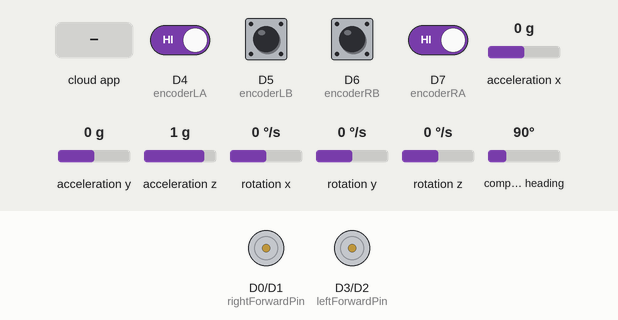
Simulated run of this sketch. Board: Arduino MKR. Parts: motor-driver pin pairs drawn as motors (green arrow = first pin HIGH = forward, orange = second pin HIGH = backward, longer = more drive, scaled by the enable pin). The inputs (shaded band) are chosen by the test bench; at power-on: D4 (encoderLA), D5 (encoderLB), D6 (encoderRB), D7 (encoderRA) HIGH, acceleration x 0 g, acceleration y 0 g, acceleration z 1 g, rotation x 0 °/s, rotation y 0 °/s, rotation z 0 °/s, compass heading 90°. WiFi joins after 1.5 s; servers stay silent unless stated; the ROS host is connected and sends only what is stated.

Above: at 5.8 s.
5.9 s: the phone or cloud app sets linear.x to -100
7.4 s: the phone or cloud app sets angular.z to -100
At 7.8 s:
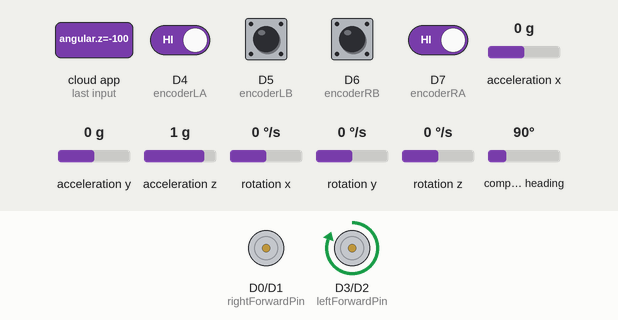
9.0 s: the phone or cloud app sets linear.x to 0
10.6 s: the phone or cloud app sets angular.z to 100
At 11.6 s:
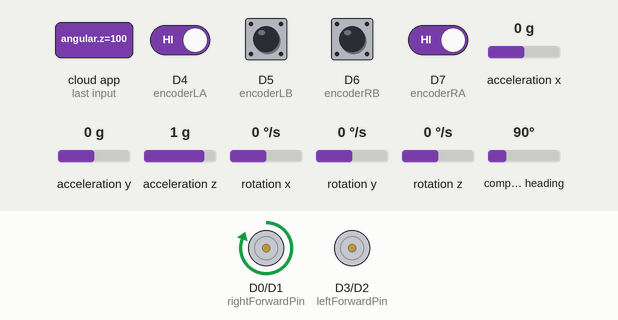
12.2 s: the phone or cloud app sets linear.x to 100
13.7 s: the phone or cloud app sets angular.z to -100
At 14.7 s:
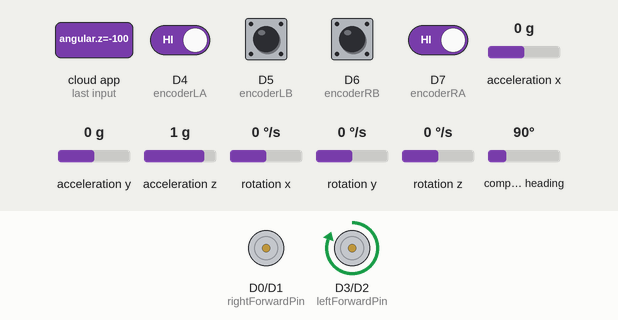
Timing chart, 0 to 16.2 s (numbered marks = the images above; inputs shaded):
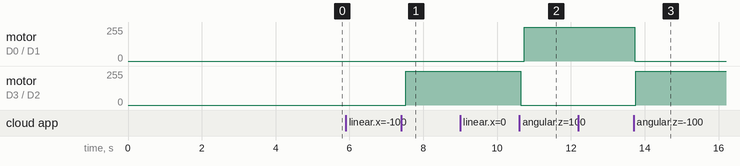

Measured:
- after the input at 7.4 s, motor on D3 (leftForwardPin) / D2 (leftBackwardPin): stopped → forward 255/255 after 0.13 s
- after the input at 10.6 s, motor on D0 (rightForwardPin) / D1 (rightBackwardPin): stopped → forward 255/255 after 0.13 s; motor on D3 (leftForwardPin) / D2 (leftBackwardPin): forward 255/255 → stopped at once
- after the input at 13.7 s, motor on D0 (rightForwardPin) / D1 (rightBackwardPin): forward 255/255 → stopped at once; motor on D3 (leftForwardPin) / D2 (leftBackwardPin): stopped → forward 255/255 after 0.06 s

The sketch:

firmware.ino
```cpp
/*
   rosserial Planar Odometry Example
*/
//#define USE_USBCON              //only for serial connection (in this case we used wifi)
#include <ros.h>
#include <ros/time.h>
#include <geometry_msgs/Twist.h>
#include <geometry_msgs/Pose2D.h>
#include <sensor_msgs/Range.h>
#include <Wire.h>
#include <QuadratureEncoder.h>
#include <Odometer.h>
#include <math.h>
#include <Adafruit_Sensor.h>
#include <Adafruit_BNO055.h>
#include <utility/imumaths.h>
#include <Scheduler.h>
#include <Arduino.h>
#include <SPI.h>
#include <WiFi101.h>

const char ssid[] = "SSID";     // your network SSID (name)
const char pass[] = "PASS";   // your network password


//--------tcp-ip-setup---------------
IPAddress server(192, 168, 1, 2);         //ros masters ip
WiFiClient client;

class WiFiHardware{
  public:
  WiFiHardware(){};
  void init(){
    // TCP server/client setup
    client.connect(server, 11411);
  }
  // read a byte from the serial port. (-1 = failure)
  int read(){
    // implemention of this method so that it reads a byte from the TCP connection and returns it
    return client.read();
  }
  // write data to the connection to ROS
  void write(uint8_t* data, int length){
    // implemention of this so that it takes the arguments and writes them to the TCP connection
    for(int i=0; i<length; i++)
      client.write(data[i]);
  }
  // returns milliseconds since start of program
  unsigned long time(){
     return millis();
  }
};

/*
   ------------general variables--
*/
//motor controller pin setup
const int leftForwardPin = 3;
const int leftBackwardPin = 2;
const int rightForwardPin = 0;
const int rightBackwardPin = 1;
const int leftMotorPwm = 18;
const int rightMotorPwm = 19;
//encoder pin setup
const int encoderLA = 4;
const int encoderLB = 5;
const int encoderRA = 7;
const int encoderRB = 6;
//ulrasonic modules pin setup
const int leftUTrigPin = 13;
const int leftUEchoPin = 14;
const int rightUTrigPin = 21;
const int rightUEchoPin = 20;
//bno055 setup
Adafruit_BNO055 bno = Adafruit_BNO055(55);
imu::Vector<3> gyro;
const int bnoRstPin = 8;
//localizaton variables
float head = 0;
float xVector = 0;
float yVector = 0;
float dWay = 0;
float ddWay = 0;
float hold = 0;
//object definitions
Encoder leftEncoder(LEFT);
Encoder rightEncoder(RIGHT);
Odometer odom;
// robots physical values
const double radius_of_wheels = 3;        //r(cm)
const double wide_length = 11.2;          //l(cm)
const float motor_one_turn_tick = 700.0;
const float perimeter_of_wheels = 0.195;  //(m)

/*
    ---------function declerations--
*/
void rightHandlerA();   //functions for encoder interrupt handlers
void rightHandlerB();
void leftHandlerA();
void leftHandlerB();
void cmd_vel_handle(const geometry_msgs::Twist& msg);
void fix_velocities();
float getRangeUltrasound(int trigPin,int echoPin);
float absoluteValue(float value);
float map_func(float value, float inMin, float inMax, float outMin, float outMax);
inline double degToRad(double deg);

/*
   ---------function variable definitions--
*/
//cmd velocity handler
float fwd_message;
float turn_message;
float right_cmd_vel;
float left_cmd_vel;
int mapped_right_vel;
int mapped_left_vel;
//ultrasonic sensor handler
long ultrasonic_range_time;
char ultrasonic_frameid[] = "/gonzales/ultrasonic";
long ultrasonic_duration;
//velocity fixer
long right_enc_pos;
long right_enc_old_pos;
long left_enc_pos;
long left_enc_old_pos;
unsigned long enc_velfix_time_now;
unsigned long enc_velfix_time_old;
float right_enc_vel;
float left_enc_vel;
//pose2d
double x = 1.0;
double y = 0.0;
double theta = 1.57;

/*
    ------------- ROS ------------
*/
//ros::NodeHandle  nh;                  //for serial connections (in this case we used wifi)
ros::NodeHandle_<WiFiHardware> nh;

//pose2d
geometry_msgs::Pose2D pose2d;
ros::Publisher ros_odom("/gonzales/pose2d", &pose2d);

//ultrasonic sensors
sensor_msgs::Range range_msg;
ros::Publisher pub_range1("/gonzales/ultrasonicRight", &range_msg);
ros::Publisher pub_range2("/gonzales/ultrasonicLeft", &range_msg);

//cmd velocity
ros::Subscriber<geometry_msgs::Twist> sub("/gonzales/cmd_vel", &cmd_vel_handle );

/*
    ------------- ARDUINO ------------
*/
void setup(){
  WiFi.begin(ssid, pass); //wifi connection
  delay(1000);
  //rosnode initialize
  nh.initNode();
  nh.subscribe(sub);
  nh.advertise(ros_odom);
  nh.advertise(pub_range1);
  nh.advertise(pub_range2);
  delay(1000);

  //ultrasonic sensors setup
  range_msg.radiation_type = sensor_msgs::Range::ULTRASOUND;
  range_msg.header.frame_id =  ultrasonic_frameid;
  range_msg.field_of_view = 0.1;  // fake
  range_msg.min_range = 2.0;
  range_msg.max_range = 200.0;

  //motor encoders setup
  rightEncoder.attach(encoderRA, encoderRB);
  leftEncoder.attach(encoderLA, encoderLB);
  leftEncoder.initialize();
  rightEncoder.initialize();
  attachInterrupt(digitalPinToInterrupt(encoderLA), leftHandlerA , CHANGE);
  attachInterrupt(digitalPinToInterrupt(encoderLB), leftHandlerB , CHANGE);
  attachInterrupt(digitalPinToInterrupt(encoderRA), rightHandlerA , CHANGE);
  attachInterrupt(digitalPinToInterrupt(encoderRB), rightHandlerB , CHANGE);

  //motor controller setup
  pinMode(leftForwardPin,OUTPUT);
  pinMode(leftBackwardPin,OUTPUT);
  pinMode(rightForwardPin,OUTPUT);
  pinMode(rightBackwardPin,OUTPUT);
  pinMode(rightMotorPwm, OUTPUT);
  pinMode(leftMotorPwm, OUTPUT);

  //Ultrasonic modules setup
  pinMode(leftUTrigPin, OUTPUT);
  pinMode(leftUEchoPin, INPUT);
  pinMode(rightUTrigPin, OUTPUT);
  pinMode(rightUEchoPin, INPUT);

  //reset bno055
  pinMode(bnoRstPin, OUTPUT);
  digitalWrite(bnoRstPin, LOW);
  delay(500);
  digitalWrite(bnoRstPin, HIGH);
  delay(500);

  //initialize bno055 absolute orientation sensor
  while (!bno.begin()) {
    nh.logerror("Ooops, no BNO055 detected ... Check your wiring or I2C ADDR!");
    delay(100);
  }
  bno.setExtCrystalUse(true);
  delay(100);

  // Add "loop2" to scheduling.
  // "loop" is always started by default.
  Scheduler.startLoop(loop2);
  //save encoders first variables as old
  right_enc_old_pos = rightEncoder.encoderTicks;
  left_enc_old_pos = leftEncoder.encoderTicks;
  enc_velfix_time_old = millis();
}

void loop(){
  //get values from encoders for odometer
  hold = odom.getWay();
  dWay = hold - ddWay;
  ddWay = hold;
  sensors_event_t event;
  bno.getEvent(&event);
  gyro = bno.getVector(Adafruit_BNO055::VECTOR_GYROSCOPE);

  yVector = yVector - dWay * sin(degToRad(event.orientation.x));
  xVector = xVector + dWay * cos(degToRad(event.orientation.x));

  //correct the orientation
  pose2d.x = xVector / 10.0;
  pose2d.y = yVector / 10.0;
  pose2d.theta = degToRad(map_func(event.orientation.x , 0 , 360 , 360 , 0));
  ros_odom.publish( &pose2d );

  fix_velocities();

  nh.spinOnce();
  delay(2);
}

void loop2(){
  //publish the adc value every 50 milliseconds since it takes that long for the ultrasonic sensor to stabilize
  if ( millis() >= ultrasonic_range_time ){
    range_msg.range = getRangeUltrasound(rightUTrigPin,rightUEchoPin);
    range_msg.header.stamp = nh.now();
    pub_range1.publish(&range_msg);

    range_msg.range = getRangeUltrasound(leftUTrigPin,leftUEchoPin);
    range_msg.header.stamp = nh.now();
    pub_range2.publish(&range_msg);

    ultrasonic_range_time =  millis() + 50;
  }

  nh.spinOnce();
  delay(2);
  yield();
}

/*
  ------------functions bodies-------
*/
void rightHandlerA() {
  rightEncoder.handleInterruptGreen();
  odom.rightEncoderTick = rightEncoder.encoderTicks;
}
void rightHandlerB() {
  rightEncoder.handleInterruptYellow();
  odom.rightEncoderTick = rightEncoder.encoderTicks;
}
void leftHandlerA() {
  leftEncoder.handleInterruptGreen();
  odom.leftEncoderTick = leftEncoder.encoderTicks;
}
void leftHandlerB() {
  leftEncoder.handleInterruptYellow();
  odom.leftEncoderTick = leftEncoder.encoderTicks;
}

// returns absolute values of mapped velocities because we used negativity for direction setting
float absoluteValue(float value){
  if (value < 0)
    return (value * -1);
  else
    return value;
}

float map_func(float value, float inMin, float inMax, float outMin, float outMax) {
  return (value - inMin) * (outMax - outMin) / (inMax - inMin) + outMin;
}

//reads cmd_vel topic then turns the motors
void cmd_vel_handle( const geometry_msgs::Twist& msg){
  fwd_message = msg.linear.x;
  turn_message = msg.angular.z;
  right_cmd_vel = int(((2.0 * fwd_message)+(turn_message * wide_length)) / (2.0 * radius_of_wheels));
  left_cmd_vel = int(((2.0 * fwd_message)-(turn_message * wide_length)) / (2.0 * radius_of_wheels));
  if ((right_cmd_vel < 0.5) && (right_cmd_vel > -0.5)){
    right_cmd_vel *= 2;
  }
  if ((left_cmd_vel < 0.5)  && (left_cmd_vel > -0.5)){
    left_cmd_vel *= 2;
  }
  mapped_right_vel = int(map_func(absoluteValue(right_cmd_vel) , 0 , 6 , 0 , 255));
  mapped_left_vel = int(map_func(absoluteValue(left_cmd_vel) , 0 , 6 , 0 , 255));

  if (right_cmd_vel >= 0){
    digitalWrite(rightForwardPin,HIGH);
    digitalWrite(rightBackwardPin,LOW);
  }
  else{
    digitalWrite(rightForwardPin,LOW);
    digitalWrite(rightBackwardPin,HIGH);
  }
  if (left_cmd_vel >= 0){
    digitalWrite(leftForwardPin,HIGH);
    digitalWrite(leftBackwardPin,LOW);
  }
  else{
    digitalWrite(leftForwardPin,LOW);
    digitalWrite(leftBackwardPin,HIGH);
  }

  if(mapped_right_vel > 255){
    analogWrite(rightMotorPwm,255);
  }
  else{
    analogWrite(rightMotorPwm,mapped_right_vel);
  }
  if(mapped_left_vel > 255){
    analogWrite(leftMotorPwm,255);
  }
  else{
    analogWrite(leftMotorPwm,mapped_left_vel);
  }
}

// fixes if wheels dont turn as expected velocity
void fix_velocities(){
  right_enc_pos = rightEncoder.encoderTicks;
  left_enc_pos = leftEncoder.encoderTicks;
  enc_velfix_time_now = millis();
  right_enc_vel = (absoluteValue(((right_enc_pos-right_enc_old_pos) / motor_one_turn_tick) * perimeter_of_wheels)/(enc_velfix_time_now-enc_velfix_time_old))*1000;// multiplied with 1000 for turning m/ms to m/s
  left_enc_vel  = (absoluteValue(((left_enc_pos -left_enc_old_pos)  / motor_one_turn_tick) * perimeter_of_wheels)/(enc_velfix_time_now-enc_velfix_time_old))*1000;// multiplied with 1000 for turning m/ms to m/s
  right_enc_old_pos = right_enc_pos;
  left_enc_old_pos = left_enc_pos;
  enc_velfix_time_old = enc_velfix_time_now;
  if (mapped_right_vel != 255){ //if it is 255 we can not increase anymore
    if (right_cmd_vel - right_enc_vel > 0.1){
      mapped_right_vel += (right_cmd_vel - right_enc_vel)*10;
      if (mapped_right_vel > 255){mapped_right_vel = 255;}
      analogWrite(rightMotorPwm,mapped_right_vel);
    }
  }
  if (right_enc_vel - right_cmd_vel > 0.1){
    mapped_right_vel -= (right_enc_vel - right_cmd_vel)*10;
      if (mapped_right_vel < 0){mapped_right_vel = 0;}
      analogWrite(rightMotorPwm,mapped_right_vel);
  }
  if (mapped_left_vel != 255){  //if it is 255 we can not increase anymore
    if (left_cmd_vel - left_enc_vel > 0.1){
      mapped_left_vel += (left_cmd_vel - left_enc_vel)*10;
      if (mapped_left_vel > 255){mapped_left_vel = 255;}
      analogWrite(leftMotorPwm,mapped_left_vel);
    }
  }
  if (left_enc_vel - left_cmd_vel > 0.1){
    mapped_left_vel -= (left_enc_vel - left_cmd_vel)*10;
      if (mapped_left_vel < 0){mapped_left_vel = 0;}
      analogWrite(leftMotorPwm,mapped_left_vel);
  }
}

//measures the range and turns the value(cm)
float getRangeUltrasound(int trigPin,int echoPin){
  // The PING))) is triggered by a HIGH pulse of 2 or more microseconds. Give a short LOW pulse beforehand to ensure a clean HIGH pulse:
  digitalWrite(trigPin, LOW);
  delayMicroseconds(2);
  digitalWrite(trigPin, HIGH);
  delayMicroseconds(10);
  digitalWrite(trigPin, LOW);
  // duration is the time (in microseconds) from the sending of the ping to the reception of its echo off of an object.
  ultrasonic_duration = pulseIn(echoPin, HIGH);
  // convert the time into a distance
  return ultrasonic_duration/58; //    duration/29/2, return cm
}


inline double degToRad(double deg) {
  return deg * M_PI / 180.0;
}
```
